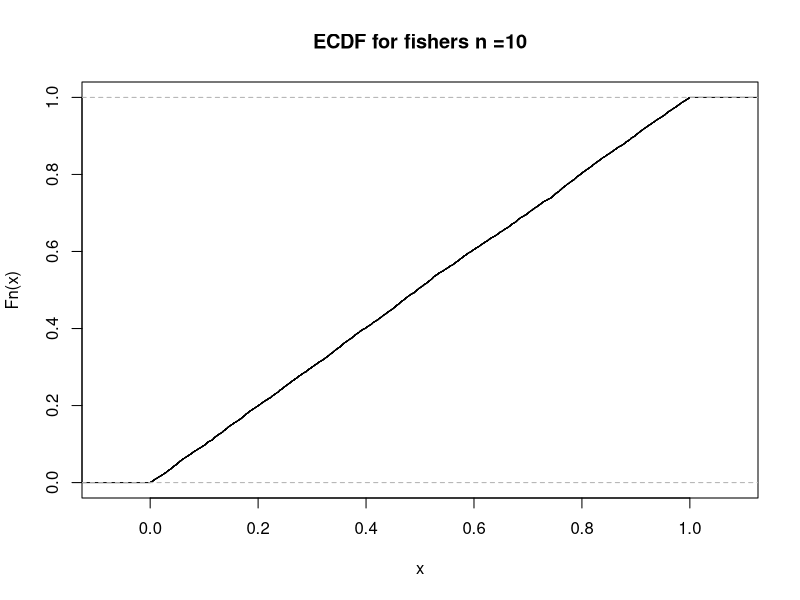
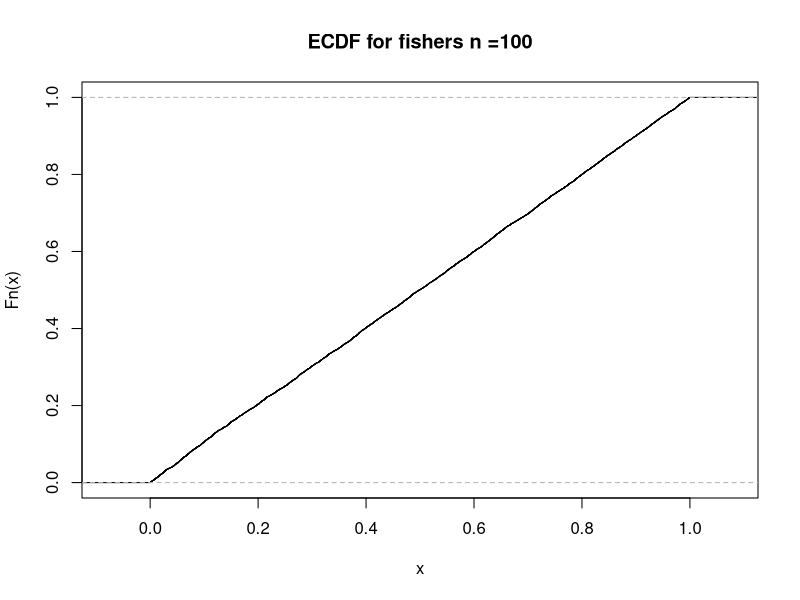
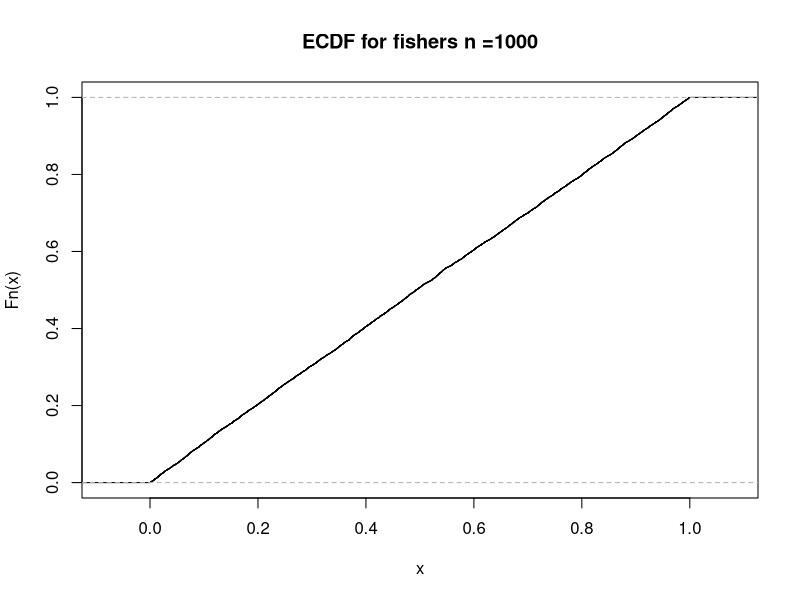
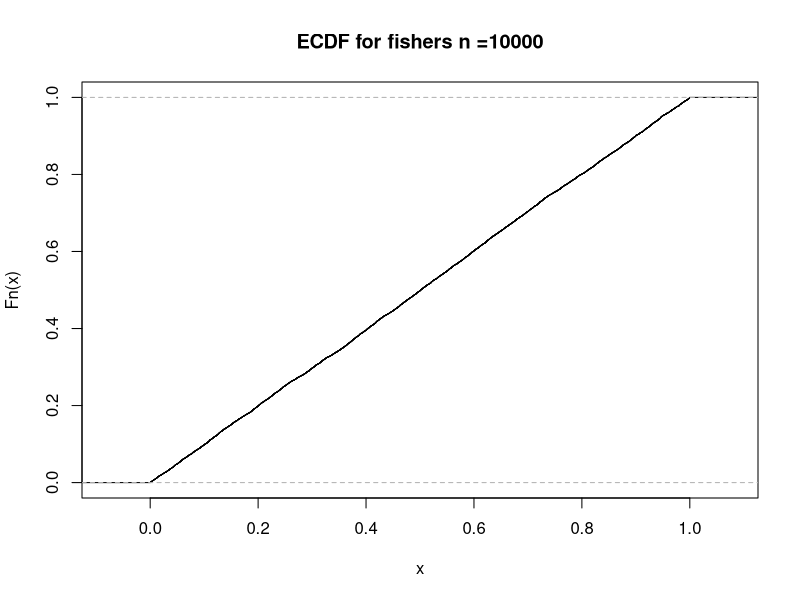

Write R code to recreate these figures, in order.

set.seed(5318008)

bryce_fisher <-
  function(p_vals = runif(100)){
  log_p_vals <- log(p_vals)
  T_val <- -2* sum(log_p_vals)
  freedom_degs <- length(p_vals)*2
  
  fish <- pchisq(q = T_val, df = freedom_degs, lower.tail = FALSE)
  
  return(fish)
  }

alpha_perc <- function(p_vals, alpha = 0.05){
  sum(p_vals < alpha)/length(p_vals)
}

nums_gen <- 10^(1:4)

for (i in 1:length(nums_gen)){
  a <- replicate(10000, bryce_fisher(runif(nums_gen[i])))
  assign(paste0('test_', nums_gen[i]), a)
  print(alpha_perc(a))
  plot(ecdf(a), main = paste0('ECDF for fishers n =', nums_gen[i]))
  # not very efficient here, wanted to assign the Ps produced but also wanted to do some stuff with em
  # definitely better method exists
  rm(a)
}
